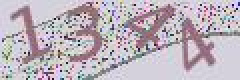
#> input picture tools/a.png, 120 x 40 px, found by its file name (shown 2 times larger)
$ python learn.py
#> lines starting #> are read from the running program, lines starting #| are printed output that depends on the picture
import os
from PIL import Image
import numpy as np

# [49 lines left out: functions dirpath, convert2gray, transparent_back, gen_captcha_text_image, not called in this run]


if __name__ == '__main__':
    # [12 lines of commented-out code are left out]
    img_path = "../sample/a.png"
    img_path2 = "../learn/2.png"
    img = Image.open(img_path)
#> img is the input picture: PIL image 120x40 RGB; mean R, G, B 189.1, 178.9, 188.4
    a = img.size
#> a = (120, 40)
    img2 = Image.open(img_path2)
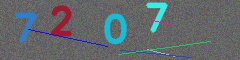
#> input picture learn/2.png, 240 x 60 px
#> img2 is the input picture: PIL image 240x60 RGBA; mean R, G, B, A 97.8, 104.2, 107.8, 255
    print(a)
#| (120, 40)
    b = img2.size
#> b = (240, 60)
    print(b)
#| (240, 60)
    img2 = img2.resize((100, 60))
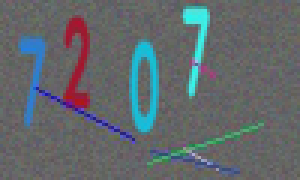
#> img2: PIL image 100x60 RGBA (shown 3 times larger); mean R, G, B, A 97.8, 104.2, 107.8, 255
    img2.save("3.png")
